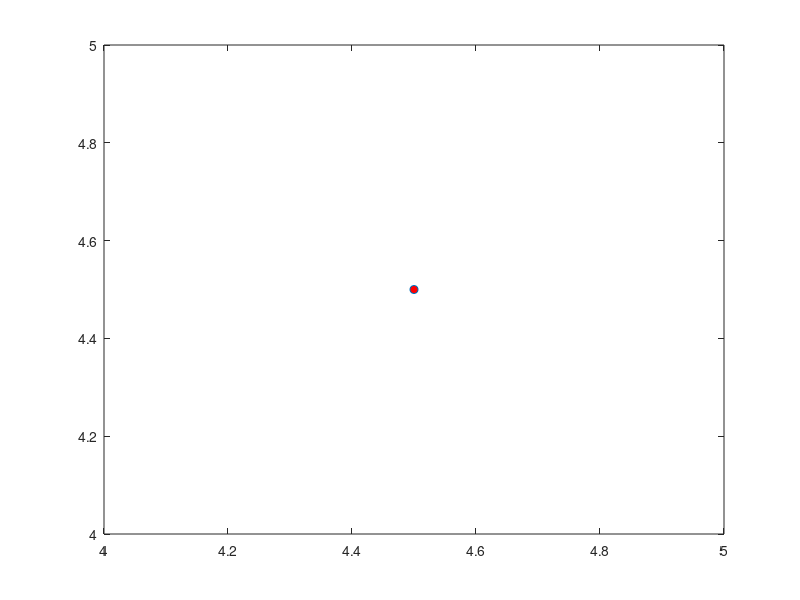

Write the MATLAB code that produced this figure.
function robotInit()

global numRobots
global Robots
global lookFood
global toNest
global ticks

lookFood = 1;
toNest = 2;


numRobots = 100;
Robots = struct();
Robots(1:numRobots) = struct();

for i=1:numRobots
    Robots(i).x = 4.5;
    Robots(i).y = 4.5;
    Robots(i).lastX = rand(1,1)*50;
    Robots(i).lastY = rand(1,1)*50;
    Robots(i).step = 1;
    Robots(i).lifeFlag = true;
    Robots(i).direction = rand(1,1);
    Robots(i).color = 'red';
    Robots(i).handle = plot(Robots(i).x,Robots(i).y,'Marker','o','MarkerFaceColor',Robots(i).color,'MarkerSize',6);
    Robots(i).state = lookFood;
    Robots(i).lastFoodTime = 0;
end